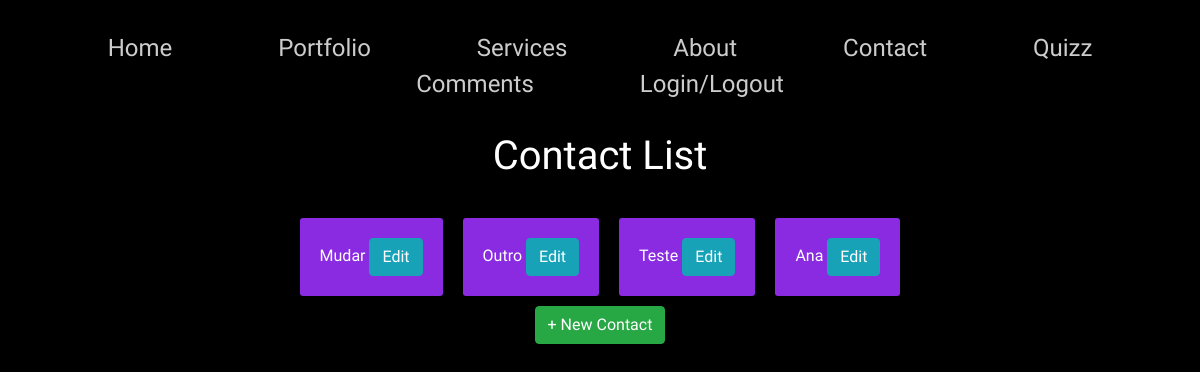
The page /contact (signed in) on the database as committed earlier.
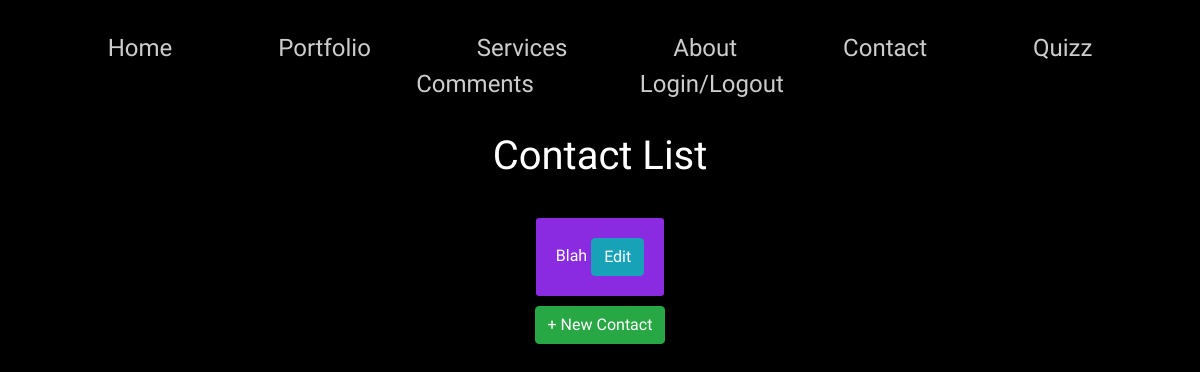
The same page on the database as committed later.
### website/models.py (models this page shows, shortened)
class Contact(models.Model):
    first_name = models.CharField(max_length=30)
    last_name = models.CharField(max_length=30)
    email = models.EmailField(max_length=254)
    country = models.CharField(max_length=30)
    subject = models.CharField(max_length=1000)

### website/views.py (the view)
# urls.py: path('contact', views.contact_page_view, name='contact'),
def contact_page_view(request):
    context = {'contacts': Contact.objects.all()}
    if request.user.is_authenticated:
        return render(request, 'website/contact.html', context)
    else:
        return HttpResponseRedirect(reverse('website:addcontact'))

### website/templates/website/contact.html
{% extends 'website/base.html' %}
{% block header %}
    <h1>Contact List</h1>
{% endblock header %}
{% block main %}
    <div class="mainContact box-center">
        {% for contact in contacts %}
            <p>{{ contact.first_name }} <a href="{% url 'website:editcontact' contact.id %}" class="btn btn-info">Edit</a>
            </p>
        {% endfor %}
    </div>
    <div>
        <a href="{% url 'website:addcontact' %}" class="btn btn-success">+ New Contact</a>
    </div>
{% endblock main %}

Rows that differ between the two databases and show on the page:
removed Contact: first_name "Mudar"
removed Contact: first_name "Outro"
removed Contact: first_name "Teste"
removed Contact: first_name "Ana"
added Contact: first_name "Blah"
